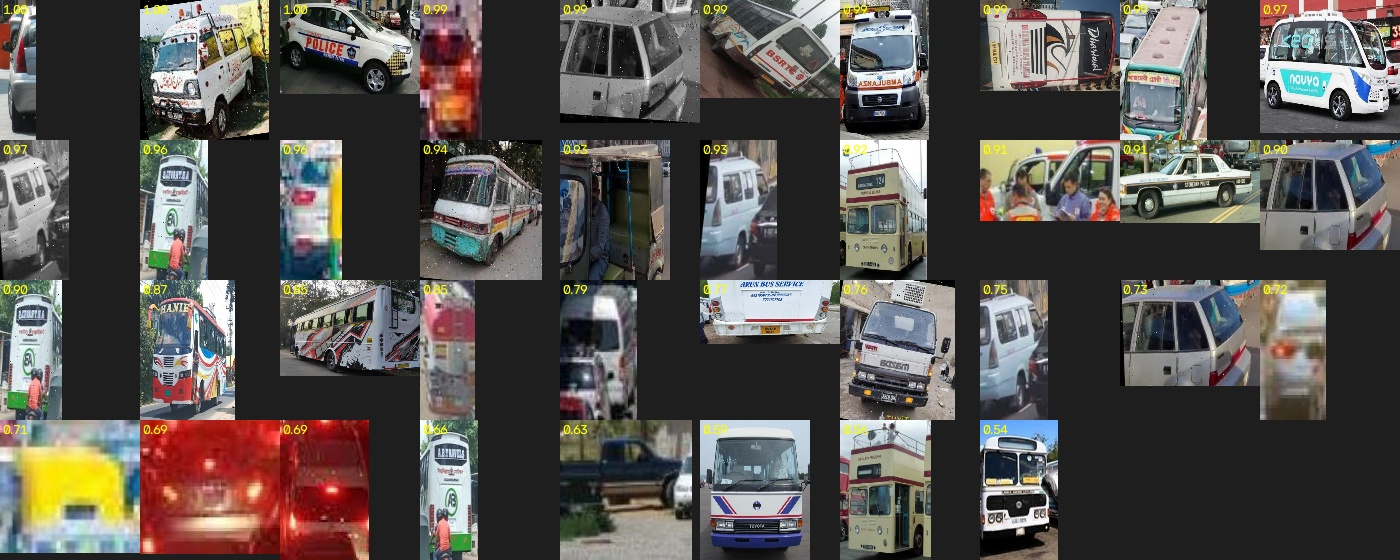
#> input picture Projects/errors_false_alarms.jpg, 1400 x 560 px
$ python -i build_crops.py   (imports and definitions only)
#> lines starting #> are read from the running program, lines starting #| are printed output that depends on the picture
#> further down, picture is the input picture: PIL image 1400x560 RGB; mean R, G, B 86.7, 82.2, 78.8
import random
from pathlib import Path
from PIL import Image, ImageFilter

# [1 line not run here, left out]
PUB   = Path(r"C:\Smester7\Projects\equiflow_det")
LOCAL = Path(r"C:\Smester7\Projects\Dataset\local")
PK    = Path(r"C:\Smester7\Projects\Dataset\Pakistani_Ambulance")      # Kaggle: sirf TEST mein
OUT   = Path(r"C:\Smester7\Projects\updated_crops")
# apni ambulance-free videos ke asli naam likho. Ambulance wali (test2.mp4, test12) yahan NAHI.
LOCAL_SPLIT = {
    "test6": "train",
    "test7": "train",
    "test8": "train",
    "test9": "val",
    "test11": "test",
    "v1": "train",
    "v2": "train",
}
PAD, MIN_SIDE, MAX_NEG_RATIO, DEGRADE_P = 0.12, 20, 3, 0.5
NAMES = {0: "ambulance", 1: "other_vehicle"}

def index(img_dir):
    return {p.stem: p for p in img_dir.iterdir() if p.suffix.lower() in {".jpg", ".jpeg", ".png", ".webp"}}

entries = []   # (split, cls, img_path, (x, y, w, h), source)
def collect(img_dir, lbl_dir, split, source, only_cls=None):
    if not img_dir.exists() or not lbl_dir.exists():
        print("folder nahi mila:", img_dir); return
    imgs = index(img_dir)
    for lbl in lbl_dir.glob("*.txt"):
        if lbl.stem not in imgs: continue
        for ln in lbl.read_text().splitlines():
            p = ln.split()
            if len(p) != 5: continue
            c = int(p[0])
            if only_cls is not None and c != only_cls: continue
            entries.append((split, c, imgs[lbl.stem], tuple(map(float, p[1:])), source))

# [5 lines not run here, left out]

def degrade(im):
    w, h = im.size
#> w = 1400; h = 560
    s = random.uniform(22, 80) / min(w, h)
#> s = 0.127
    if s >= 1: return im
    small = im.resize((max(8, int(w * s)), max(8, int(h * s))),
                      random.choice([Image.BILINEAR, Image.BICUBIC, Image.BOX]))
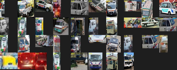
#> small: PIL image 177x70 RGB; mean R, G, B 86.7, 82.2, 78.8
    if random.random() < 0.5:
        small = small.filter(ImageFilter.GaussianBlur(random.uniform(0.3, 1.0)))
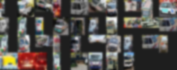
#> small: PIL image 177x70 RGB; mean R, G, B 86.7, 82.2, 78.8
    return small.resize((w, h), Image.BILINEAR)

selected = []
# [8 lines not run here, left out]

counts = {}
# [15 lines not run here, left out]

>>> from PIL import Image
>>> picture = Image.open('errors_false_alarms.jpg')
>>> result = degrade(picture)

$ run again, on Projects/sheet_move_03.jpg
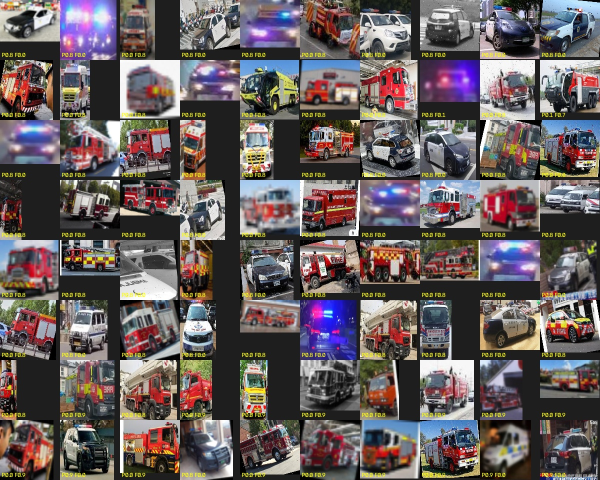
#> input picture Projects/sheet_move_03.jpg, 1200 x 960 px (shown at 1/2 size)
#> picture is the input picture: PIL image 1200x960 RGB; mean R, G, B 102.5, 92.7, 93.8
#> in degrade, `small = im.resize((max(8, int(w * s)), max(8, int(h * s))), random.cho..`:
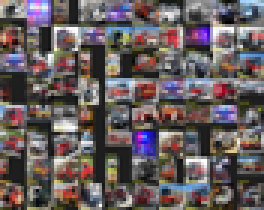
#> small: PIL image 88x70 RGB (shown 3 times larger); mean R, G, B 102.6, 92.8, 93.8
#> in degrade, `small = small.filter(ImageFilter.GaussianBlur(random.uniform(0.3, 1.0)))`:
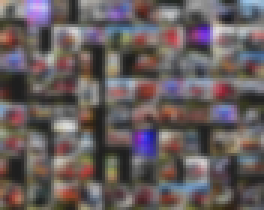
#> small: PIL image 88x70 RGB (shown 3 times larger); mean R, G, B 102.6, 92.7, 93.8
